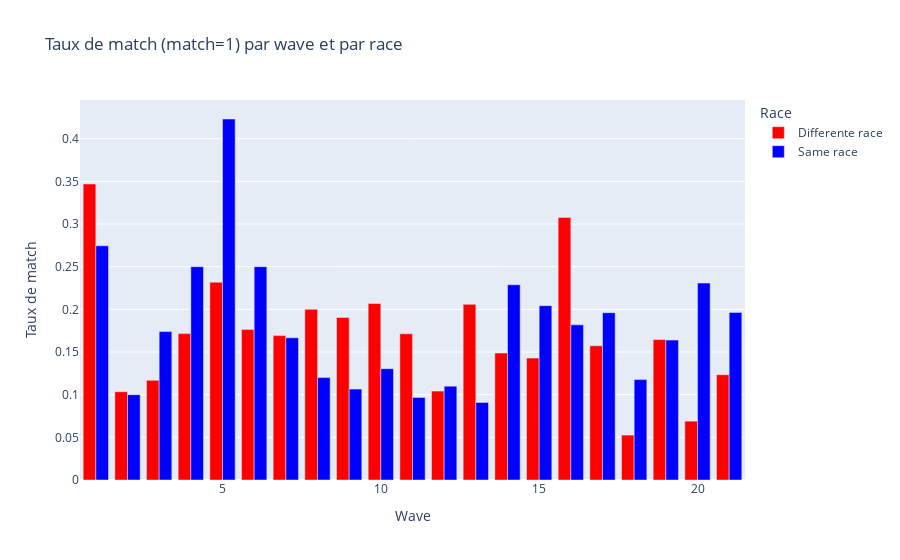

Source (notebook cell):
### Markdown cell above
# Match analysis

### Code cell
# Calculer le taux de match (moyenne) par wave et race
taux_match_par_wave_genre = df.groupby(['wave', 'samerace'])['match'].mean().reset_index()

# Mapper pour lisibilité
taux_match_par_wave_genre['samerace'] = taux_match_par_wave_genre['samerace'].map({0: 'Differente race', 1: 'Same race'})

# Barplot
fig = px.bar(
    taux_match_par_wave_genre,
    x='wave',
    y='match',
    color='samerace',
    barmode='group',
    labels={'wave': 'Wave', 'match': 'Taux de match', 'samerace': 'Race'},
    title='Taux de match (match=1) par wave et par race',
    hover_data={'wave': True, 'samerace': True, 'match': ':.2f'},
    color_discrete_map={'Same race': 'blue', 'Differente race': 'red'}
)

fig.show()

### Figure 1 — Plotly figure (JSON) as saved in the notebook; plotly's stock layout.template omitted (floating-point values rounded to 4 significant figures)
{"data": [{"alignmentgroup": "True", "customdata": [["Differente race"], ["Differente race"], ["Differente race"], ["Differente race"], ["Differente race"], ["Differente race"], ["Differente race"], ["Differente race"], ["Differente race"], ["Differente race"], ["Differente race"], ["Differente race"], ["Differente race"], ["Differente race"], ["Differente race"], ["Differente race"], ["Differente race"], ["Differente race"], ["Differente race"], ["Differente race"], ["Differente race"]], "hovertemplate": "Race=%{customdata[0]}<br>Wave=%{x}<br>Taux de match=%{y:.2f}<extra></extra>", "legendgroup": "Differente race", "marker": {"color": "red", "pattern": {"shape": ""}}, "name": "Differente race", "offsetgroup": "Differente race", "orientation": "v", "showlegend": true, "textposition": "auto", "type": "bar", "x": [1, 2, 3, 4, 5, 6, 7, 8, 9, 10, 11, 12, 13, 14, 15, 16, 17, 18, 19, 20, 21], "xaxis": "x", "y": [0.3469, 0.1034, 0.1169, 0.1716, 0.2319, 0.1765, 0.1692, 0.2, 0.1905, 0.2069, 0.1713, 0.1042, 0.2059, 0.1488, 0.1429, 0.3077, 0.1573, 0.05263, 0.1646, 0.06897, 0.1234], "yaxis": "y"}, {"alignmentgroup": "True", "customdata": [["Same race"], ["Same race"], ["Same race"], ["Same race"], ["Same race"], ["Same race"], ["Same race"], ["Same race"], ["Same race"], ["Same race"], ["Same race"], ["Same race"], ["Same race"], ["Same race"], ["Same race"], ["Same race"], ["Same race"], ["Same race"], ["Same race"], ["Same race"], ["Same race"]], "hovertemplate": "Race=%{customdata[0]}<br>Wave=%{x}<br>Taux de match=%{y:.2f}<extra></extra>", "legendgroup": "Same race", "marker": {"color": "blue", "pattern": {"shape": ""}}, "name": "Same race", "offsetgroup": "Same race", "orientation": "v", "showlegend": true, "textposition": "auto", "type": "bar", "x": [1, 2, 3, 4, 5, 6, 7, 8, 9, 10, 11, 12, 13, 14, 15, 16, 17, 18, 19, 20, 21], "xaxis": "x", "y": [0.2745, 0.1, 0.1739, 0.25, 0.4231, 0.25, 0.1667, 0.12, 0.1065, 0.1304, 0.09677, 0.11, 0.09091, 0.2288, 0.2043, 0.1818, 0.1961, 0.1176, 0.1639, 0.2308, 0.1964], "yaxis": "y"}], "layout": {"barmode": "group", "legend": {"title": {"text": "Race"}, "tracegroupgap": 0}, "title": {"text": "Taux de match (match=1) par wave et par race"}, "xaxis": {"anchor": "y", "domain": [0, 1], "title": {"text": "Wave"}}, "yaxis": {"anchor": "x", "domain": [0, 1], "title": {"text": "Taux de match"}}}}
